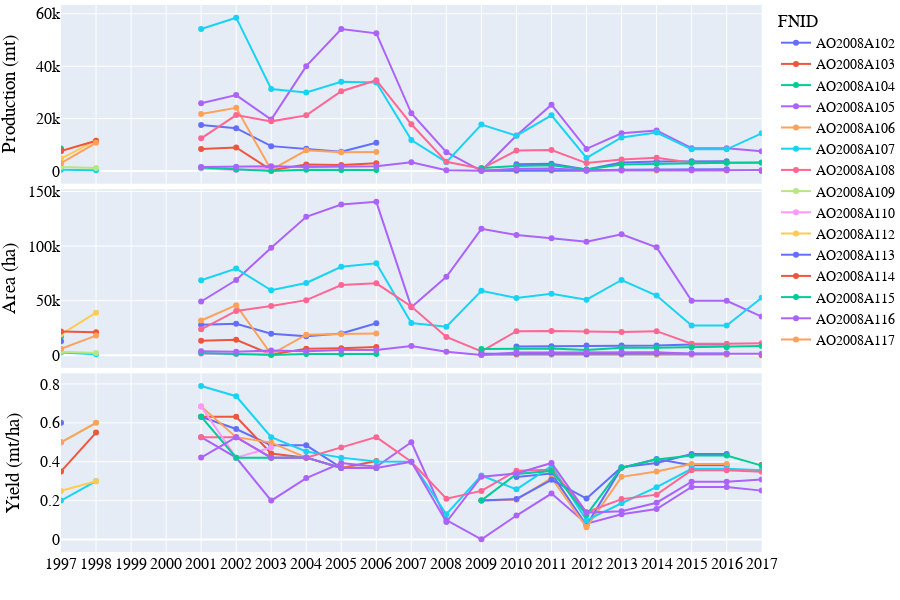
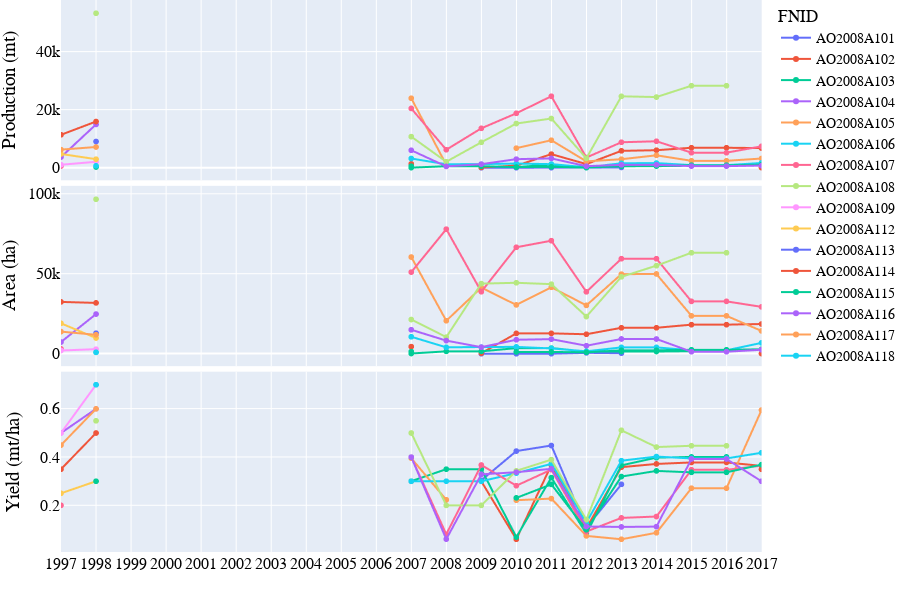
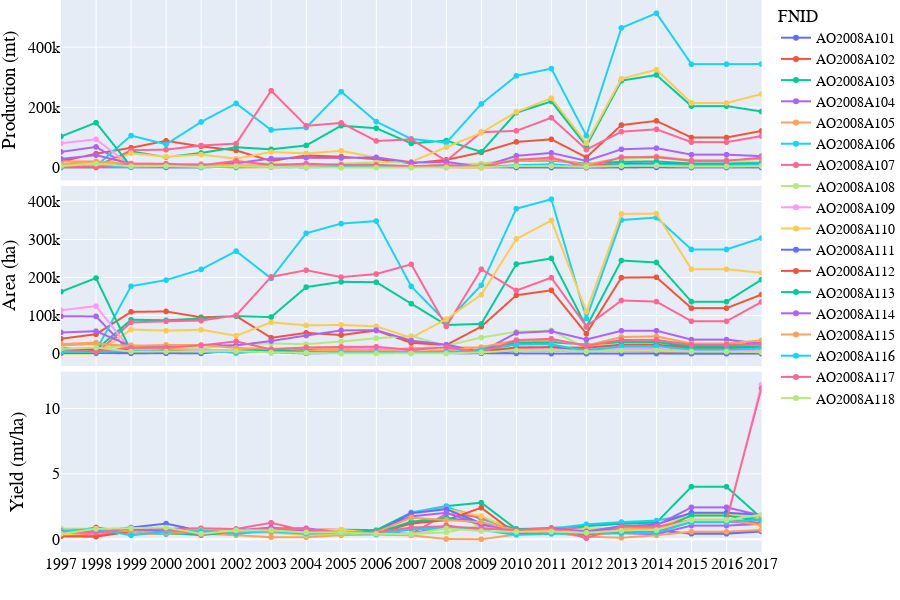
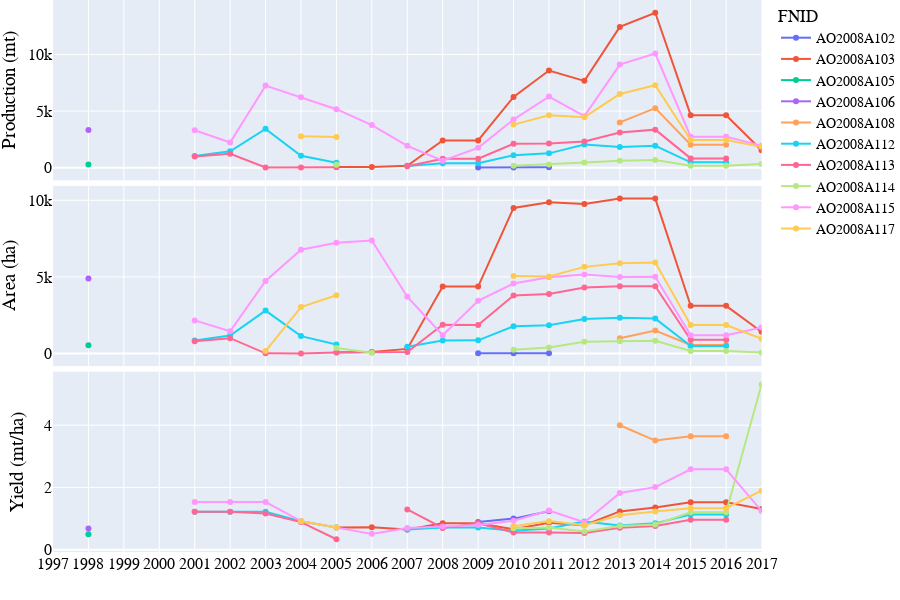

Source (notebook cell) for these figures, in order:
### Code cell
# Lineplot of Production-Area-Yield (PAY) time-series
country_iso, country_name = 'AO', 'Angola'
df = pd.read_hdf('./data/crop/adm_crop_production_%s.hdf' % country_iso)
df = df[df['gscd_code']=='calibrated']; df['year'] = df['harvest_year']
year = [df['year'].min(), df['year'].max()]
product_season = [
    ['Millet','Main'],
    ['Sorghum','Main'],
    ['Maize','Main'],
    ['Rice','Main'],
]
for product_name, season_name in product_season:
    footnote = 'Production-Area-Yield (PAY) time-series of %s - %s - %s' % (country_iso, product_name, season_name)
    fn_save = './figures/%s_line_pay_%s_%s.png' % (country_iso, product_name, season_name)
    sub = df[(df['product'] == product_name) & (df['season_name'] == season_name)]
    fig = PlotLinePAY(sub, year, footnote, fn_save)
    fig.show()
